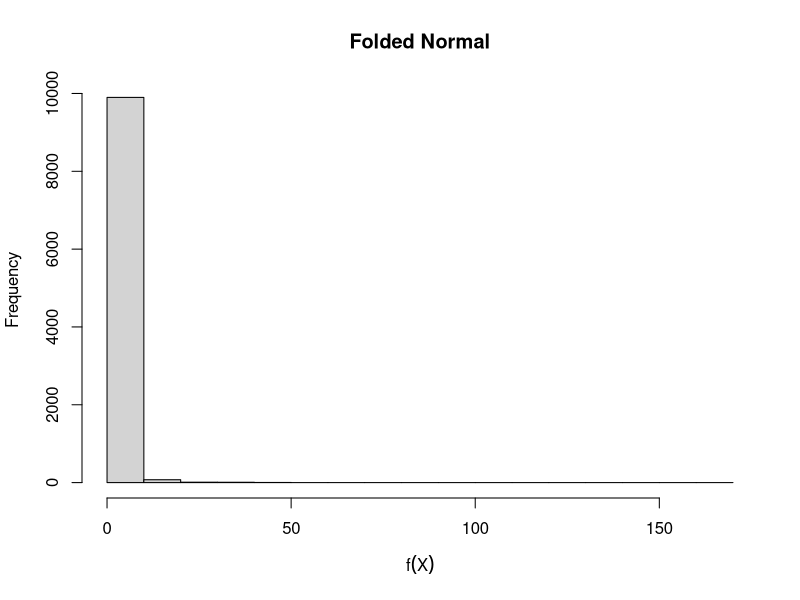
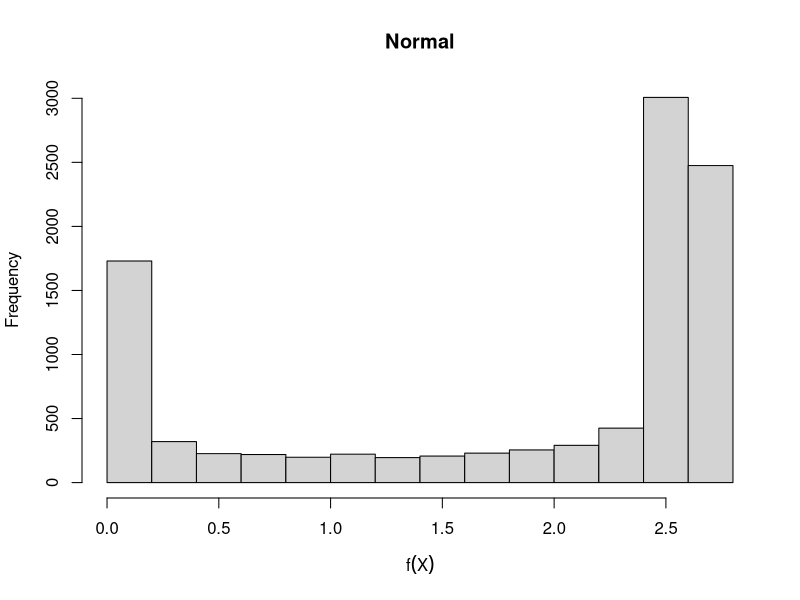
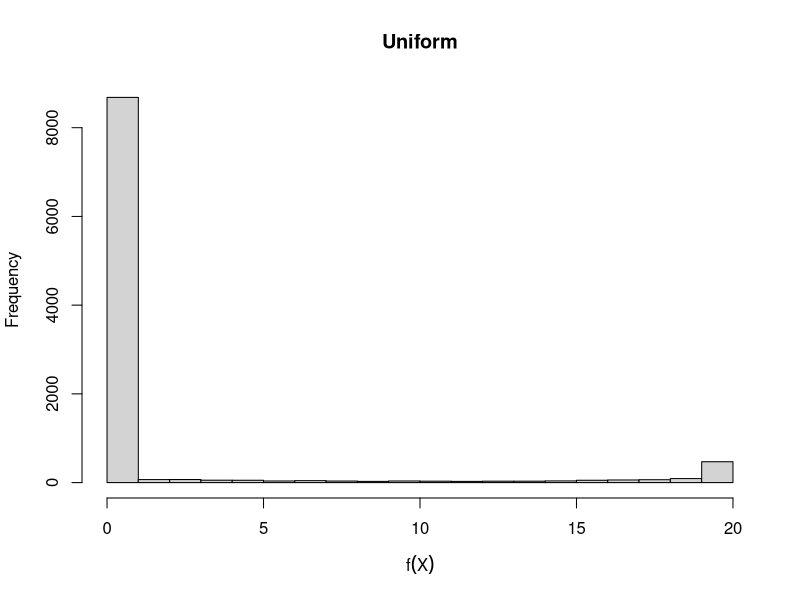

Generate these figures, in order, with R:
## ---- chunk 1
gamma(1/4)/2
## ---- chunk 2
integrand <- function(x) {2^{-5/4} * sqrt(2*pi/abs(x))}
n <- 10e6
X <- rnorm(n) # draw samples from the standard normal distribution
values <- integrand(X) # compute integral
mean(values)
sd(values)/sqrt(n)

## ---- chunk 3
integrand_IS <- function(x) {exp(-x^4)/dnorm(x)}
n <- 10e6
X <- rnorm(n) # draw samples from the standard normal distribution
values_IS <- integrand_IS(X) # compute integral
mean(values_IS)
sd(values_IS)/sqrt(n)

## ---- chunk 4
integrand_Unif <- function(x) {20*exp(-x^4)}
n <- 10e6
X <- seq(-10,10, length=n) # draw samples from a uniform distribution [-10, 10]
values_Unif <- integrand_Unif(X) # compute integral
mean(values_Unif)
sd(values_Unif)/sqrt(n)

## ---- chunk 5
knitr::opts_chunk$set(cache=TRUE)
library(xtable)
# define target functions for MC estimate
mc1 <- function(x){
  # folded normal target
  return(sqrt(2*pi/abs(x)))
}

mc2 <- function(x){
  # normal target
  exp(-x^4)/dnorm(x)
}

mc3 <- function(x){
  # uniform target
  return(20*exp(-x^4))
}
mcSE <- function(values){
  # this function calculates the standard error
  # of an MC estimate with target function values
  # eg values should be vector of f(x_i)
  return(sqrt(var(values)/length(values)))
}
# folded normal
draws <- rnorm(10000)
values <- sapply(draws,mc1)
# normal
draws2 <- rnorm(10000)
values2 <- sapply(draws2,mc2)
# uniform
draws3 <- runif(10000,min=-10,max=10)
values3 <- sapply(draws3,mc3)
# plot histograms
pdf(file="mc1hist.pdf")
hist(values*2^(-5/4), xlab = expression(f(X)),
     main = "Folded Normal")
dev.off()
pdf(file="mc2hist.pdf")
hist(values2, xlab = expression(f(X)),
     main = "Normal")
dev.off()
pdf(file="mc3hist.pdf")
hist(values3, xlab = expression(f(X)),
     main = "Uniform")
dev.off()
# put results in a data frame and display with xtable
mc.mean <- mean(values)*2^(-5/4)
mc.sd<- 2^(-10/4)*sd(values)/sqrt(length(values))
means <- c(gamma(1/4)/2,mc.mean,mean(values2),mean(values3))
SEs <- c(NA, mcSE(values),mcSE(values2),mcSE(values3))
mc.df <- data.frame(Mean = means, SE = SEs, 
                    row.names = c("True value", "row.names
                                  Normal", "Full Normal",  
                                  "Truncated Uniform"))
xtable(mc.df)
